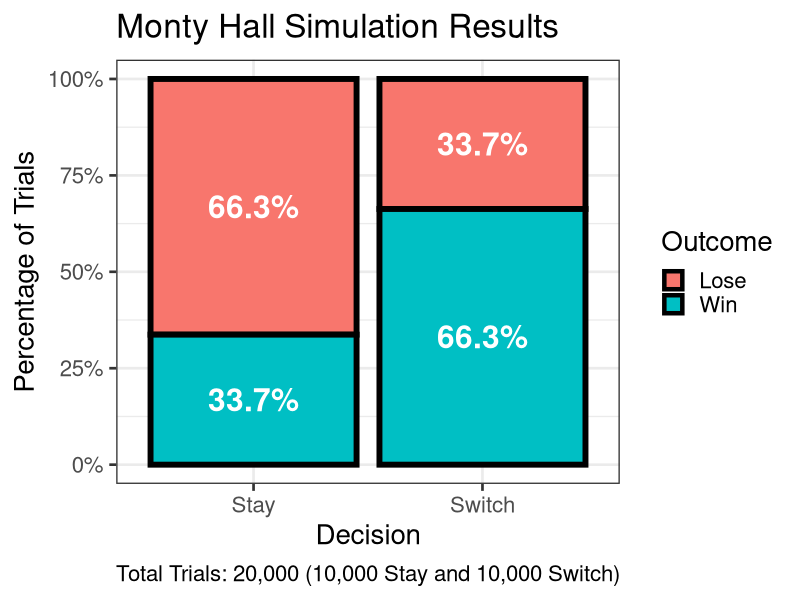

This figure's R source:
# +++++++++++++++++++++++++
# +++  R BOOTCAMP MISC  +++
# +++     MontyHall     +++
# +++++++++++++++++++++++++
# + AUTHOR: David Dobolyi +
# +++++++++++++++++++++++++

# -----
# Notes
# -----

# This script provides one possible simulation of the Monty Hall problem (that is intentionally relatively verbose). For other R implementations that helped inspire this example, see:

# http://www.bodowinter.com/tutorial/bw_doodling_monty_hall.pdf
# https://www.lilianccheung.com/data-blog/the-monty-hall-problem-with-r
# http://www.samsi.info/sites/default/files/Sun_R_lab_february2012.pdf

# ---------
# Libraries
# ---------

library(dplyr)
library(ggplot2)
library(scales)

# --------------
# Misc Functions
# --------------

# Establish required outersect function (source: https://www.r-bloggers.com/outersect-the-opposite-of-rs-intersect-function/):

outersect <- function(x, y) {
  sort(c(setdiff(x, y),
         setdiff(y, x)))
}

# ------------------------------
# Monty Hall Simulation Function
# ------------------------------

montyHall <- function(decision = "stay", iterations = 10000, seed = 123) {
  
  # set random seed (for replicability)
  set.seed(seed)
  
  # establish the doors
  doors <- c("Prize", "No Prize", "No Prize")
  
  # create an empty vector for simulation outcomes
  theResult <- rep(NA, iterations)
  
  # run the simulation repeatedly for multiple iterations via for loop
  for (i in 1:iterations) {
    
    # randomize the doors
    theDoors <- sample(doors)
    
    # randomly choose a door for the contestant
    theChoice <- sample(1:3, 1)
    
    # determine host choice based on contest choice
    if (theDoors[theChoice] == "No Prize")
      theHostChoice <- outersect(which(theDoors == "No Prize"), theChoice)
    else if (theDoors[theChoice] == "Prize")
      theHostChoice <- sample(which(theDoors == "No Prize"), 1)
    
    # determine the contestant's final choice based on switch or stay decision preference
    if (decision == "switch")
      theFinalChoice <- outersect(c(theChoice, theHostChoice), 1:3)
    else if (decision == "stay")
      theFinalChoice <- theChoice
    
    # determine the result (i.e., win or lose)
    theResult[i] <- ifelse(theDoors[theFinalChoice] == "Prize", "Win", "Lose")
    
  }
  
  # calculate the proportion of wins
  winProp <- sum(theResult == "Win") / length(theResult)
  
  # print the win percentage to the console
  message("Proportion of Wins: ", winProp * 100, "% (", decision, ")\n", sep = "")
  
  # return results
  return(
    list(
      WinProp = winProp,
      SimulationResults = theResult
    )
  )
  
}

# --------------------------------------
# Run the Simulation for Stay vs. Switch
# --------------------------------------

stayResults   <- montyHall(decision = "stay",   iterations = 10000)
switchResults <- montyHall(decision = "switch", iterations = 10000)

# ----------------
# Organize Results
# ----------------

# Create a data.frame of the simulation results based on decision type:

overallResults <- data.frame(
  Decision = c(rep("Stay",   length(stayResults$SimulationResults)), 
               rep("Switch", length(switchResults$SimulationResults))),
  Outcome  = c(stayResults$SimulationResults,
               switchResults$SimulationResults)
)

head(overallResults)

# ---------------------------
# Manipulate and Plot Results
# ---------------------------

# Calculate win/lose percentages by decision:

plotDat <- overallResults %>% 
  group_by(Decision) %>% 
  count(Outcome) %>% 
  mutate(Percent = n/sum(n))

head(plotDat)

ggplot(plotDat, aes(x = Decision, y = Percent, fill = Outcome)) + 
  geom_bar(stat = "identity", color = "black", size = 2) + 
  geom_text(aes(label = paste0(sprintf("%1.1f", Percent * 100), "%")), position = position_stack(vjust = 0.5), color = "white", fontface = "bold", size = 8) + 
  scale_y_continuous(labels = percent) + 
  ylab("Percentage of Trials") + 
  theme_bw(base_size = 20) + 
  labs(title = "Monty Hall Simulation Results",
       caption = paste0("Total Trials: ", nrow(overallResults) %>% formatC(format = "f", big.mark = ",", digits = 0), " (", nrow(filter(overallResults, Decision == "Stay")) %>% formatC(format = "f", big.mark = ",", digits = 0), " Stay and ", nrow(filter(overallResults, Decision == "Switch")) %>% formatC(format = "f", big.mark = ",", digits = 0), " Switch)")) + 
  theme(plot.caption = element_text(hjust = 0.5))

# To understand this code (e.g., percentage labels using geom_text), see: https://stackoverflow.com/questions/37817809/r-ggplot-stacked-bar-chart-with-counts-on-y-axis-but-percentage-as-label
